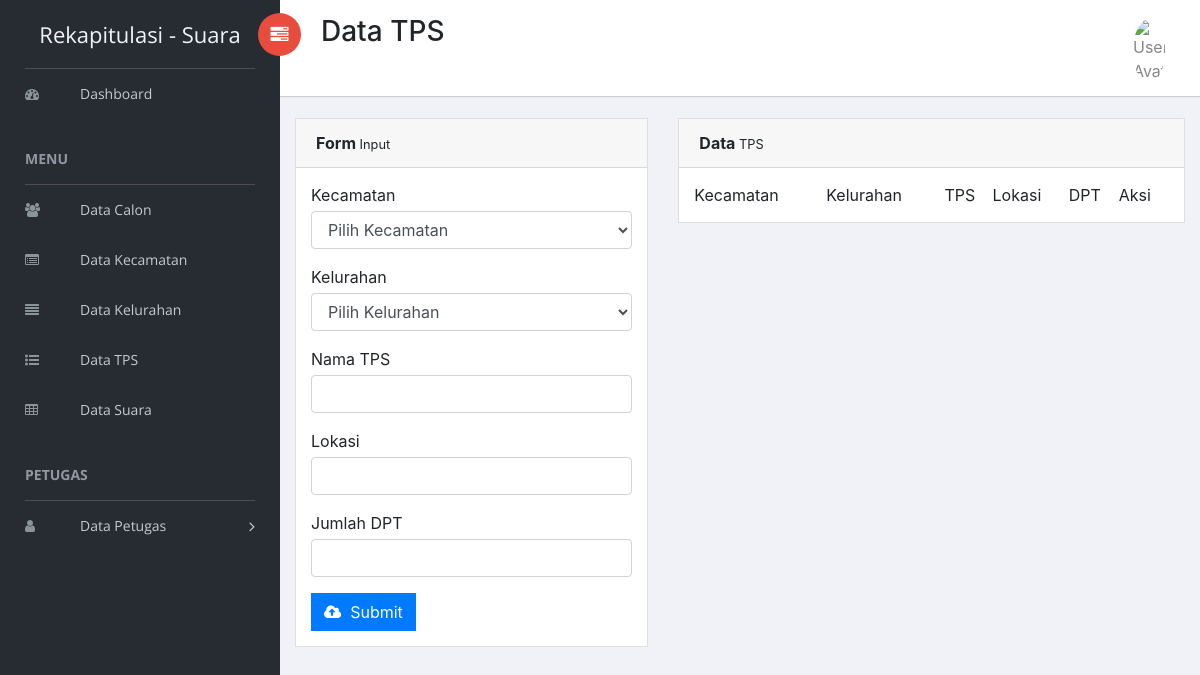
The page /master/index.php/tps on the database as committed earlier.
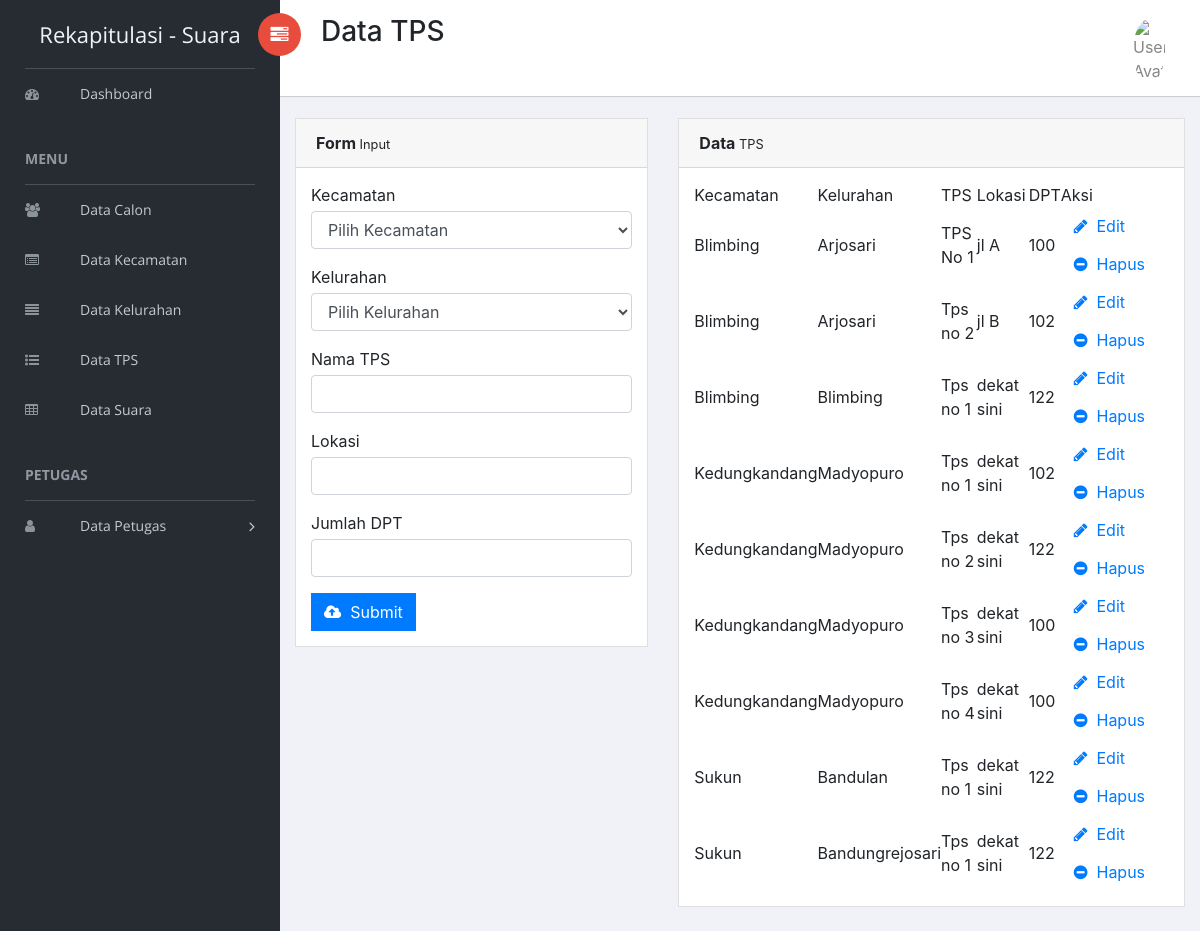
The same page on the database as committed later.
### tables this page shows
CREATE TABLE `tps` (
  `id` int(11) NOT NULL,
  `fk_id_desa` int(11) NOT NULL,
  `nama_tps` varchar(50) NOT NULL,
  `jml_dpt` int(11) NOT NULL,
  `lokasi` varchar(50) NOT NULL
);

CREATE TABLE `kecamatan` (
  `id` int(11) NOT NULL,
  `nama_kecamatan` varchar(50) NOT NULL
);

CREATE TABLE `desa` (
  `id` int(11) NOT NULL,
  `fk_id_kecamatan` int(11) NOT NULL,
  `nama_desa` varchar(50) NOT NULL
);

### master/application/controllers/TPS.php (called while the page is built, shortened)
<?php
class TPS extends CI_Controller {
	var $title = 'Data TPS';
	public function __construct()
	{
		$this->load->model('mDesa');
		$this->load->model('mKecamatan');
		$this->load->model('mTps');
	}
	public function index()
	{
		$data['title'] = $this->title;
		$data['tps'] = $this->mTps->getJoin();
		$data['desa'] = $this->mDesa->getAll();
		$data['kecamatan'] = $this->mKecamatan->getAll();
		$this->load->view('tps/index',$data);
	}
}

### master/index.php (called while the page is built, shortened)
<?php
require_once BASEPATH.'core/CodeIgniter.php';

### master/application/models/mTps.php (called while the page is built, shortened)
<?php
class MTps extends CI_Model {
	public function getJoin()
	{
		$this->db->select('tps.id,nama_tps, desa.nama_desa,jml_dpt,kecamatan.nama_kecamatan,lokasi');
		$this->db->from('tps');
		$this->db->join('desa', 'tps.fk_id_desa = desa.id');
		$this->db->join('kecamatan', 'desa.fk_id_kecamatan = kecamatan.id');
		return $this->db->get()->result();
	}
}

### master/application/views/tps/index.php (the view, shortened to what this page needs)
<?php $this->load->view('header'); ?>
<div id="right-panel" class="right-panel">
	<?php $this->load->view('top-panel'); ?>
	<div class="content mt-3">
		<div class="animated fadeIn">
			<div class="row">
				<div class="col-lg-5">
					<div class="card">
						<div class="card-header">
							<strong>Form</strong><small> Input</small>
						</div>
						<div class="card-body">
							<?php echo form_open('TPS/insert'); ?>
							<div class="form-group">
								<label for="Desa" class="control-label mb-1">Kecamatan</label>
								<select class="form-control" id="dropdown_kecamatan">
									<option value="">Pilih Kecamatan</option>
								</select>
							</div>
							<div class="form-group">
								<label for="Desa" class="control-label mb-1">Kelurahan</label>
								<select class="form-control" id="dropdown_desa" name="desa">
									<option value="">Pilih Kelurahan</option>
								</select>
							</div>
							<div class="form-group">
								<label for="nama_tps" class="control-label mb-1">Nama TPS</label>
								<input id="nama_tps" id="nama_tps" name="nama_tps" type="text" class="form-control">
							</div>
							<div class="form-group">
								<label for="jml_dpt" class="control-label mb-1">Lokasi</label>
								<input name="lokasi" type="text" class="form-control">
							</div>
							<div class="form-group">
								<label for="jml_dpt" class="control-label mb-1">Jumlah DPT</label>
								<input id="jml_dpt" id="jml_dpt" name="jml_dpt" type="text" class="form-control">
							</div>
							<button type="Submit" id="btn-submit" class="btn btn-primary"><i class="fa fa-cloud-upload"></i>&nbsp; Submit</button>
							<?php echo form_close(); ?>
						</div>
					</div>
				</div>
				<div class="col-lg-7">
					<div class="card">
						<div class="card-header">
							<strong>Data</strong><small> TPS</small>
						</div>
						<div class="card-body">
							<table id="example" style="width:100%">
								<thead>
									<tr>
										<td>Kecamatan</td>
										<td>Kelurahan</td>
										<td>TPS</td>
										<td>Lokasi</td>
										<td>DPT</td>
										<td>Aksi</td>
									</tr>
								</thead>
								<tbody>
									<?php foreach ($tps as $value): ?>
										<tr>
											<td><?php echo $value->nama_kecamatan ?></td>
											<td><?php echo $value->nama_desa ?></td>
											<td><?php echo $value->nama_tps ?></td>
											<td><?php echo $value->lokasi ?></td>
											<td><?php echo $value->jml_dpt ?></td>
											<td>
												<a href="<?php echo site_url('TPS/edit/'.$value->id) ?>" class="btn btn-link"><i class="fa fa-pencil"></i>&nbsp; Edit</a>
												<a href="<?php echo site_url('TPS/delete/'.$value->id) ?>" class="btn btn-link"><i class="fa fa-minus-circle"></i>&nbsp; Hapus</a>
											</td>
										</tr>
									<?php endforeach ?>
								</tbody>
							</table>
						</div>
					</div>
				</div>
			</div>
		</div>
	</div>
</div>
<?php $this->load->view('footer'); ?>

### master/application/views/header.php (shortened to what this page needs)
<!DOCTYPE html>
<head>
  <link rel="stylesheet" type="text/css" href="https://cdn.datatables.net/1.10.19/css/jquery.dataTables.min.css"/>
  <link rel="stylesheet" href="<?php echo base_url('assets/css/normalize.css') ?>">
  <link rel="stylesheet" href="<?php echo base_url('assets/css/bootstrap.min.css') ?>">
  <link rel="stylesheet" href="<?php echo base_url('assets/css/font-awesome.min.css') ?>">
  <link rel="stylesheet" href="<?php echo base_url('assets/css/themify-icons.css') ?>">
  <link rel="stylesheet" href="<?php echo base_url('assets/css/flag-icon.min.css') ?>">
  <link rel="stylesheet" href="<?php echo base_url('assets/css/cs-skin-elastic.css') ?>">
  <link rel="stylesheet" href="<?php echo base_url('assets/scss/style.css') ?>">
  <link rel="stylesheet" href="<?php echo base_url('assets/css/lib/vector-map/jqvmap.min.css') ?>">
</head>
<body>
  <aside id="left-panel" class="left-panel">
    <nav class="navbar navbar-expand-sm navbar-default">
      <div class="navbar-header">
        <a class="navbar-brand" href="<?php echo site_url('Dashboard') ?>">Rekapitulasi - Suara</a>
      </div>
      <div id="main-menu" class="main-menu collapse navbar-collapse">
        <ul class="nav navbar-nav">
          <li class="<?php if($this->uri->segment(1) == 'Dashboard') echo 'active' ?> ?>"><a href="<?php echo site_url('Dashboard') ?>"> <i class="menu-icon fa fa-dashboard"></i>Dashboard</a></li>
          <h3 class="menu-title">Menu</h3>
          <li class="<?php if($this->uri->segment(1) == 'Calon') echo 'active' ?>"><a href="<?php echo site_url('Calon') ?>"><i class="menu-icon fa fa-users"></i>Data Calon</a></li>
          <li class="<?php if($this->uri->segment(1) == 'Kecamatan') echo 'active' ?>"><a href="<?php echo site_url('Kecamatan') ?>"> <i class="menu-icon fa fa-list-alt"></i>Data Kecamatan</a></li>
          <li class="<?php if($this->uri->segment(1) == 'Desa') echo 'active' ?>"><a href="<?php echo site_url('Desa') ?>"> <i class="menu-icon fa fa-align-justify"></i>Data Kelurahan</a></li>
          <li class="<?php if($this->uri->segment(1) == 'TPS') echo 'active' ?>"><a href="<?php echo site_url('TPS') ?>"> <i class="menu-icon fa fa-list-ul"></i>Data TPS</a></li>
          <li class="<?php if($this->uri->segment(1) == 'Suara') echo 'active' ?>"><a href="<?php echo site_url('Suara') ?>"><i class="menu-icon fa fa-table"></i>Data Suara</a></li>
          <h3 class="menu-title">Petugas</h3>
          <li class="menu-item-has-children dropdown">
            <a href="#" class="dropdown-toggle" data-toggle="dropdown" aria-haspopup="true" aria-expanded="false">
              <i class="menu-icon fa fa-user"></i>Data Petugas
            </a>
          </li>
        </ul>
      </div>
    </nav>
  </aside>
</body>

### master/application/views/top-panel.php (shortened to what this page needs)
<header id="header" class="header">
	<div class="header-menu">
		<div class="col-sm-7">
			<a id="menuToggle" class="menutoggle pull-left"><i class="fa fa fa-tasks"></i></a>
			<div class="header-left">
				<div class="page-title">
					<h3><?php echo $title ?></h3>
				</div>
			</div>
		</div>
		<div class="col-sm-5">
			<div class="user-area dropdown float-right">
				<a href="#" class="dropdown-toggle" data-toggle="dropdown" aria-haspopup="true" aria-expanded="false">
					<img class="user-avatar rounded-circle" src="<?php echo base_url('images/admin.jpg') ?>" alt="User Avatar">
				</a>
			</div>
		</div>
	</div>
</header>

### master/application/views/footer.php (shortened to what this page needs)
</html>

Rows that differ between the two databases and show on the page:
added tps: kecamatan.nama_kecamatan "Blimbing", desa.nama_desa "Arjosari", nama_tps "TPS No 1", lokasi "jl A", jml_dpt "100"
added tps: kecamatan.nama_kecamatan "Blimbing", desa.nama_desa "Arjosari", nama_tps "Tps no 2", lokasi "jl B", jml_dpt "102"
added tps: kecamatan.nama_kecamatan "Blimbing", desa.nama_desa "Blimbing", nama_tps "Tps no 1", lokasi "dekat sini", jml_dpt "122"
added tps: kecamatan.nama_kecamatan "Kedungkandang", desa.nama_desa "Madyopuro", nama_tps "Tps no 1", lokasi "dekat sini", jml_dpt "102"
added tps: kecamatan.nama_kecamatan "Kedungkandang", desa.nama_desa "Madyopuro", nama_tps "Tps no 2", lokasi "dekat sini", jml_dpt "122"
added tps: kecamatan.nama_kecamatan "Kedungkandang", desa.nama_desa "Madyopuro", nama_tps "Tps no 3", lokasi "dekat sini", jml_dpt "100"
added tps: kecamatan.nama_kecamatan "Kedungkandang", desa.nama_desa "Madyopuro", nama_tps "Tps no 4", lokasi "dekat sini", jml_dpt "100"
added tps: kecamatan.nama_kecamatan "Sukun", desa.nama_desa "Bandulan", nama_tps "Tps no 1", lokasi "dekat sini", jml_dpt "122"
added tps: kecamatan.nama_kecamatan "Sukun", desa.nama_desa "Bandungrejosari", nama_tps "Tps no 1", lokasi "dekat sini", jml_dpt "122"
